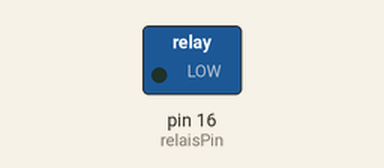
The sketch below on a simulated Arduino Uno, built with avr-gcc and run on an emulated ATmega328P. On the bench: switched loads named in the sketch (green lamp = pin HIGH). Dashed ring = blinking.

Above: at 0.2 s.
Timing chart, 0 to 3.5 s (numbered marks = the images above):
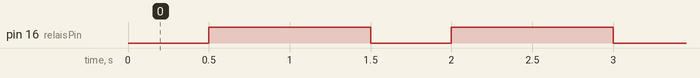

The sketch:

relais.ino
```cpp
int relaisPin = 16;
void setup() {
  // put your setup code here, to run once:
  pinMode(relaisPin,OUTPUT);
}

void loop() {
  // put your main code here, to run repeatedly:
  delay(500);
  digitalWrite(relaisPin, HIGH);
  delay(1000);
  digitalWrite(relaisPin, LOW);
}
```

Measured:
- by itself, pin 16 (relaisPin): alternates HIGH for 1.0 s and LOW for 0.50 s
